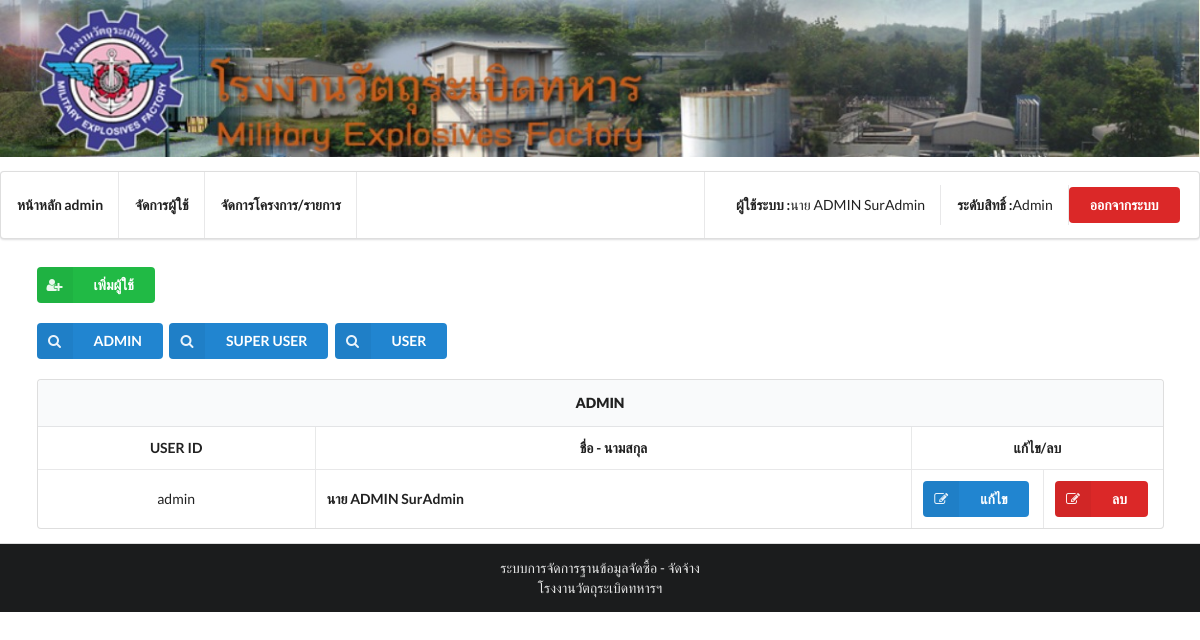
The app's page /usermanage.php (signed in) with its own data.
### tables this page shows
CREATE TABLE `users` (
  `user_id` varchar(20) NOT NULL,
  `user_password` varchar(50) NOT NULL,
  `titlename_id` int(11) NOT NULL,
  `user_name` varchar(50) NOT NULL,
  `user_surname` varchar(50) NOT NULL,
  `permission_id` int(11) DEFAULT NULL
);

CREATE TABLE `titlename` (
  `titlename_id` int(11) NOT NULL,
  `titlename_title` varchar(50) NOT NULL
);

### usermanage.php (the view, shortened to what this page needs)
<!DOCTYPE html>
<html lang="en">
<head>
    <?php include_once 'inc.php' ?>
    <?php
        $selectUser = selectUser($conn, 1);
        $user_type = "admin";
        if($user_type == "admin") {
            $selectUser = selectUser($conn, 1);
        } else if($user_type == "superuser") {
            $selectUser = selectUser($conn, 3);
        } else if($user_type == "user") {
            $selectUser = selectUser($conn, 2);
        }
    ?>
</head>
<body>
    <div class="pusher">
        <?php
            include_once "./layout/header.php";
        ?>
        <div class="ui vertical stripe segment">
            <div class="ui container">
                <div>
                    <a href="./user_add.php" class="ui labeled icon button green">
                        <i class="right add user icon"></i>
                        เพิ่มผู้ใช้
                    </a>
                </div>
                <br>
                <div>
                    <a href="./usermanage.php?u=admin" class="ui labeled icon button blue">
                        <i class="right search icon"></i>
                        ADMIN
                    </a>
                    <a href="./usermanage.php?u=superuser" class="ui labeled icon button blue">
                        <i class="right search icon"></i>
                        SUPER USER
                    </a>
                    <a href="./usermanage.php?u=user" class="ui labeled icon button blue">
                        <i class="right search icon"></i>
                        USER
                    </a>
                </div>
                <br>
                <div>
                    <table class="ui selectable celled table">
                        <thead>
                            <tr>
                                <th colspan="5">
                                    <div align="center"> <b><?php echo strtoupper($user_type); ?></b> </div>
                                </th>
                            </tr>
                        </thead>
                        <tbody>
                        <tr>
                                <td colspan="2" class="collapsing">
                                    <div align="center"> <b> USER ID </b> </div>
                                </td>
                                <td>
                                    <div align="center"> <b> ชื่อ - นามสกุล </b> </div>
                                </td>
                                <td colspan="2" class="right aligned collapsing" >
                                    <div align="center">  <b>แก้ไข/ลบ </b> </div>
                                </td>
                            </tr>
                            <?php
                                foreach ($selectUser as $user) {
                                    echo "<tr>";
                                        echo "<td colspan='2' class='collapsing'>
                                                <div align='center'> {$user['user_id']} </div>
                                               </td>";
                                        echo "<td>
                                                <div align=''>
                                                <b>
                                                    {$user['titlename']}
                                                    {$user['user_name']}
                                                    {$user['user_surname']}
                                                </b>
                                                </div>
                                              </td>";
                                        echo "<td class='right aligned collapsing'>
                                                <div align='center'>
                                                    <a href='./user_edit.php?id={$user['user_id']}' class='ui labeled icon button blue'>
                                                        <i class='right edit icon'></i>
                                                        แก้ไข
                                                    </a>
                                                </div>
                                              </td>";
                                        echo "<td class='right aligned collapsing'>
                                                <div align='center'>
                                                    <a href='./user_del.php?id={$user['user_id']}' class='ui labeled icon button red'>
                                                        <i class='right edit icon'></i>
                                                        ลบ
                                                    </a>
                                                </div>
                                              </td>";
                                    echo "</tr>";
                                }
                            ?>
                        </tbody>
                    </table>
                </div>
            </div>
        </div>
        <?php
            include_once "./layout/foot.php";
        ?>
    </div>
</body>
</html>

### records on screen
users: user_id "admin", titlename.titlename_title "นาย", user_name "ADMIN", user_surname "SurAdmin"

### other values on screen
$_SESSION['titlename'] "นาย"
$_SESSION['user_name'] "ADMIN"
$_SESSION['user_surname'] "SurAdmin"
$_SESSION['permission_title'] "Admin"
$user_type "ADMIN"
